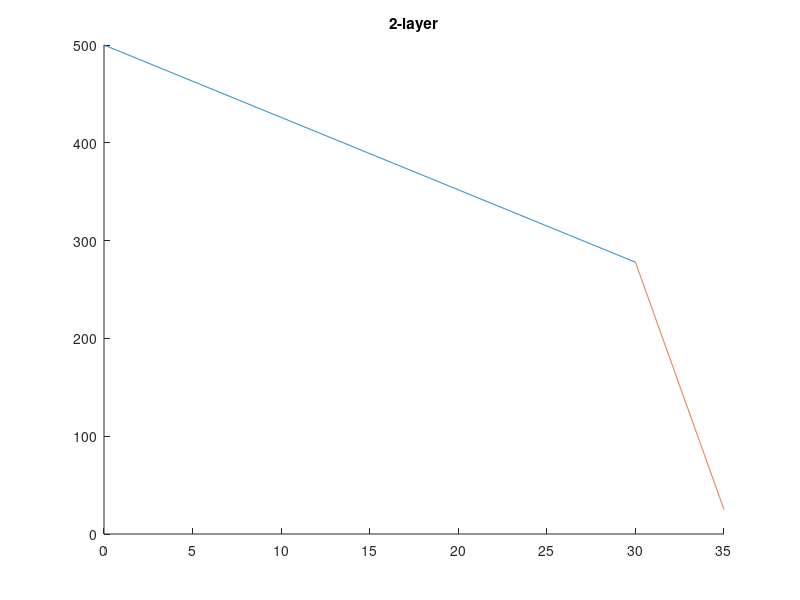

Source code (MATLAB):
%% steady-state analytical solution for multi-layer material

total_length = 60;
n_layer = 2;
layer_choice = "uniform";

% layer
if layer_choice == "uniform"
    layer_length = ones(n_layer,1) * total_length / n_layer;
elseif layer_choice == "specified"
    layer_length = [];
    if sum(layer_length) ~= total_length
        error("incompatibale layer lengths");
    end
end

% 2 side dirichlet BC
t_left = 500;
t_right = 25;
% derive linear form 
t1 = @(x,c1,c2) (c1*x+c2);
t2 = @(x,c3,c4) (c3*x+c4);



k1 = 205; 
k2 = 30;
thick1 = 30;
thick2 = 5;

% balance heat flux crossing the layer q1 = q2
% q1 = k1*(T1 - T_inter)/thick1; % q = - k dt/dx;
% q2 = k2*(T_inter - T2)/thick2;
% q1 = q2;
q_uni = (t_left - t_right) / (thick1/k1 + thick2/k2);
% go from left to right, get T_inter(i)
T1 = t_left;
T2 = t_right;
T_inter_test = T1 - q_uni*thick1/k1;
T_inter = (k1/thick1*T1 +k2/thick2*T2)/(k1/thick1+k2/thick2);
% verify
q1 = k1*(T1-T_inter)/thick1;
q2 = k2*(T_inter - T2)/thick2;
if (abs(q1 - q2)<1e-5)
    q = q1;
end
c1 = -q/k1; % q = k*dt/dx ->  dt = q*dx/k   
c2 = t_left;
c3 = -q/k2;
c4 = T_inter- c3*thick1;

f2=figure();
hold on;
x1 = linspace(0,thick1,1000);
x2 = linspace(thick1,thick1+thick2,1000);
plot(x1,t1(x1,c1,c2),x2,t2(x2,c3,c4));
title('2-layer')